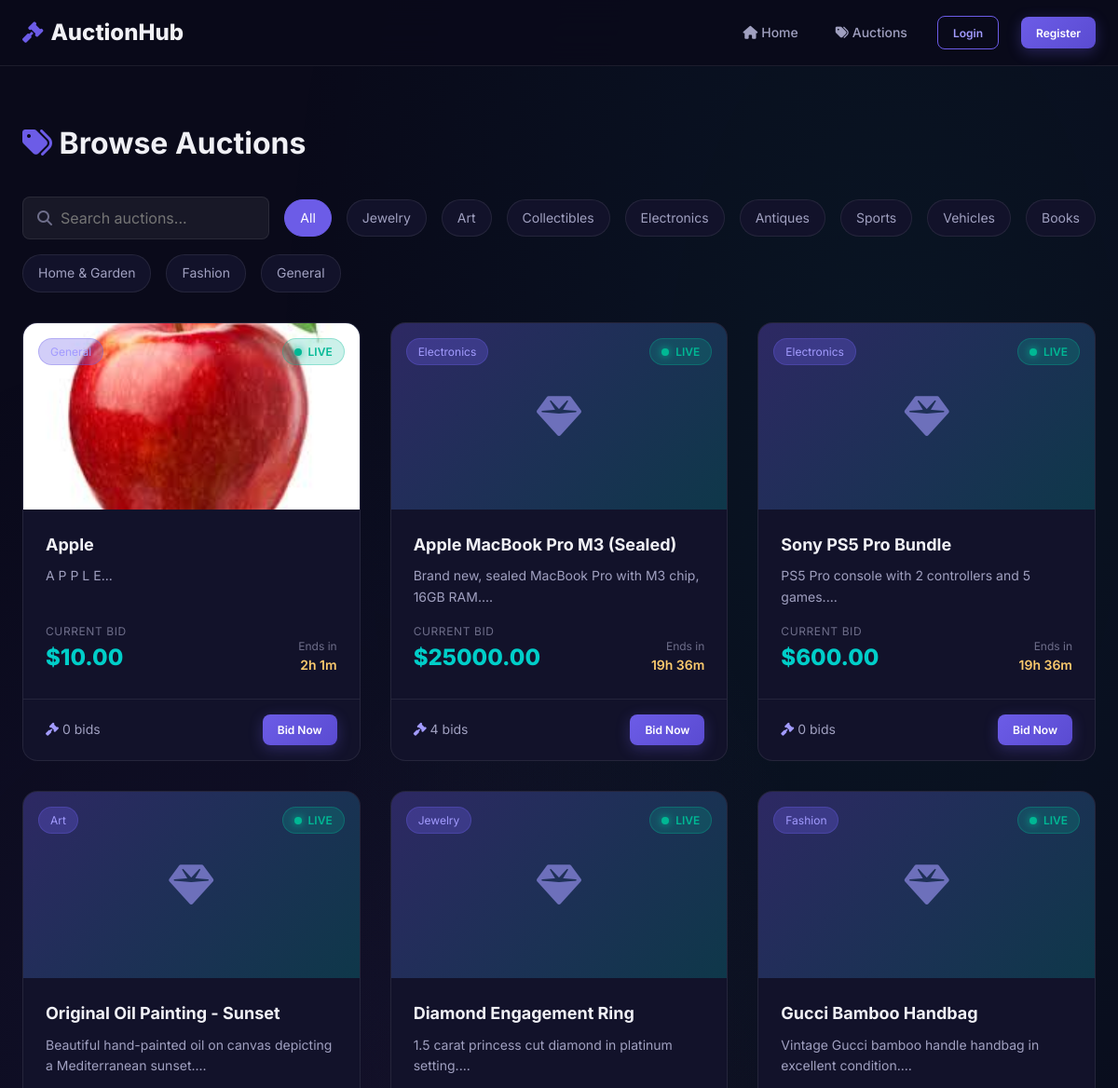
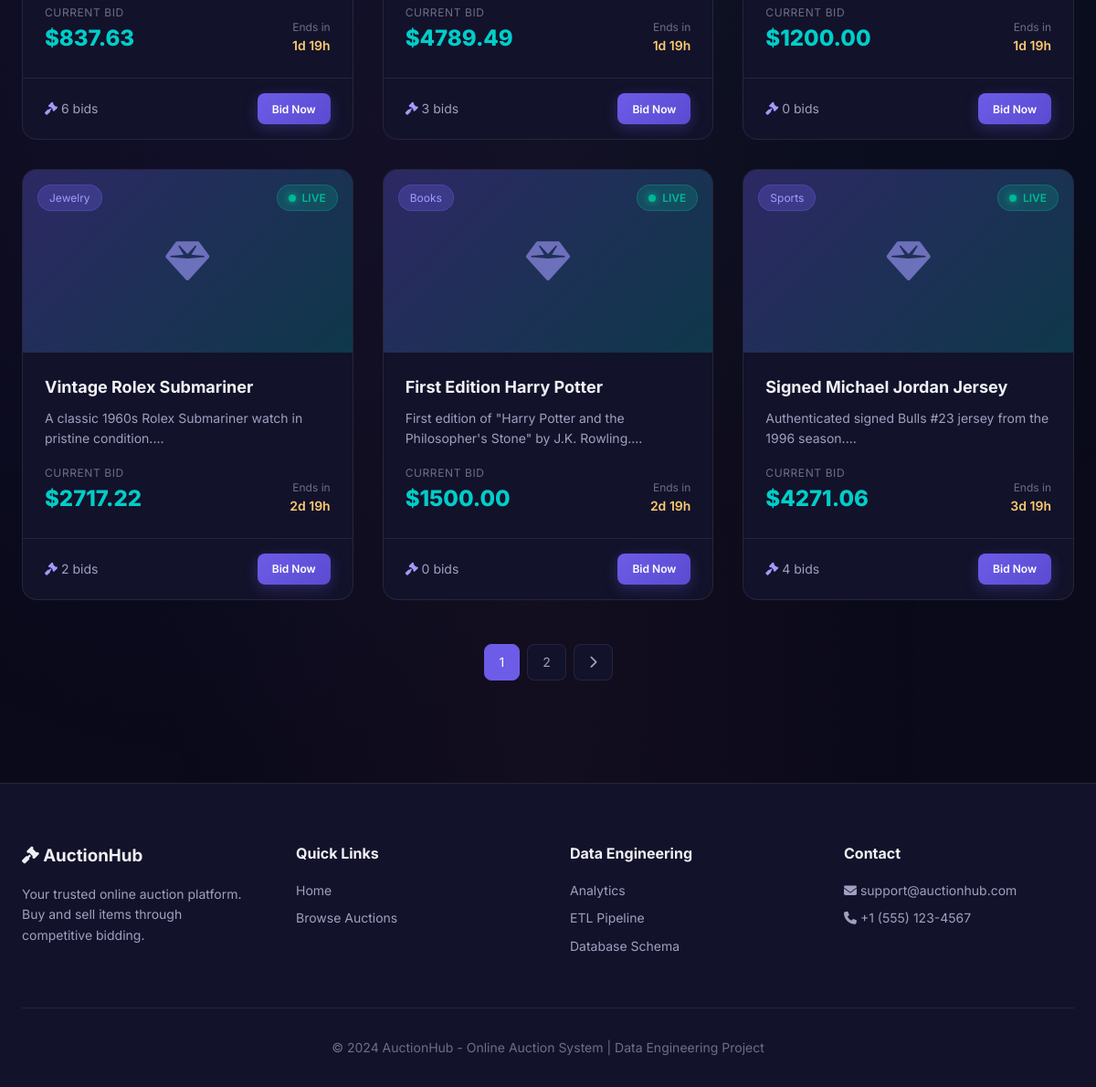
The page /auctions on the database its author committed (2 pictures, top to bottom).
### models.py (models this page shows, shortened)
class Item(db.Model):
    __tablename__ = 'items'
    id = db.Column(db.Integer, primary_key=True, autoincrement=True)
    title = db.Column(db.String(200), nullable=False)
    description = db.Column(db.Text, nullable=True)
    image_url = db.Column(db.String(500), nullable=True)
    category = db.Column(db.String(100), nullable=True)
    seller_id = db.Column(db.Integer, db.ForeignKey('users.id'), nullable=False)
    created_at = db.Column(db.DateTime, default=lambda: datetime.now(timezone.utc))
    auctions = db.relationship('Auction', backref='item', lazy='dynamic')

class Auction(db.Model):
    __tablename__ = 'auctions'
    id = db.Column(db.Integer, primary_key=True, autoincrement=True)
    item_id = db.Column(db.Integer, db.ForeignKey('items.id'), nullable=False)
    starting_price = db.Column(db.Float, nullable=False)
    current_price = db.Column(db.Float, nullable=False)
    start_time = db.Column(db.DateTime, default=lambda: datetime.now(timezone.utc))
    end_time = db.Column(db.DateTime, nullable=False)
    status = db.Column(db.String(20), default='active')  # active, ended, cancelled
    winner_id = db.Column(db.Integer, db.ForeignKey('users.id'), nullable=True)
    bid_count = db.Column(db.Integer, default=0)
    created_at = db.Column(db.DateTime, default=lambda: datetime.now(timezone.utc))
    bids = db.relationship('Bid', backref='auction', lazy='dynamic',
                           order_by='Bid.amount.desc()')

### app.py (the view)
    @app.route('/auctions')
    def auctions():
        check_and_close_auctions()
        page = request.args.get('page', 1, type=int)
        category = request.args.get('category', '')
        search = request.args.get('search', '')
        query = Auction.query.filter_by(status='active')
        if category:
            query = query.join(Item).filter(Item.category == category)
        if search:
            query = query.join(Item).filter(
                Item.title.ilike(f'%{search}%') |
                Item.description.ilike(f'%{search}%')
            )
        auctions_list = query.order_by(Auction.end_time.asc()).paginate(
            page=page, per_page=9, error_out=False
        )
        categories = db.session.query(Item.category).distinct().filter(
            Item.category.isnot(None)
        ).all()
        categories = [c[0] for c in categories if c[0]]
        return render_template('auctions.html',
                               auctions=auctions_list,
                               categories=categories,
                               current_category=category,
                               search=search)

### app.py (called while the page is built)
def utcnow():
    return datetime.utcnow()

### templates/auctions.html (shortened to what this page needs)
{% extends "base.html" %}
{% block content %}
<div class="container" style="padding-top: var(--space-2xl); padding-bottom: var(--space-2xl);">
    <div class="section-header">
        <h1 class="section-title"><i class="fas fa-tags" style="color: var(--primary);"></i> Browse Auctions</h1>
    </div>
    <div class="filter-bar">
        <div class="search-input">
            <i class="fas fa-search"></i>
            <form method="GET" action="{{ url_for('auctions') }}" style="display:contents;">
                <input type="text" name="search" class="form-control" placeholder="Search auctions..." value="{{ search }}" style="padding-left: 2.5rem;">
            </form>
        </div>
        <a href="{{ url_for('auctions') }}" class="filter-btn {{ 'active' if not current_category }}">All</a>
        {% for cat in categories %}
        <a href="{{ url_for('auctions', category=cat) }}" class="filter-btn {{ 'active' if current_category == cat }}">{{ cat }}</a>
        {% endfor %}
    </div>
    {% if auctions.items %}
    <div class="auction-grid">
        {% for auction in auctions.items %}
        <a href="{{ url_for('auction_detail', auction_id=auction.id) }}" class="auction-card animate-in" style="animation-delay: {{ loop.index * 0.05 }}s; text-decoration:none; color:inherit;">
            <div class="auction-card-image">
                {% if auction.item.image_url and auction.item.image_url != '/static/images/default-item.jpg' %}
                <img src="{{ auction.item.image_url }}" alt="{{ auction.item.title }}">
                {% else %}
                <i class="fas fa-gem"></i>
                {% endif %}
                <span class="auction-badge badge-active"><span class="status-dot active"></span> Live</span>
                {% if auction.item.category %}
                <span class="badge-category">{{ auction.item.category }}</span>
                {% endif %}
            </div>
            <div class="auction-card-body">
                <h3 class="auction-card-title">{{ auction.item.title }}</h3>
                <p class="auction-card-desc">{{ auction.item.description[:80] }}...</p>
                <div class="auction-card-meta">
                    <div class="price-display">
                        <div class="price-label">Current Bid</div>
                        <div class="price-value">${{ "%.2f"|format(auction.current_price) }}</div>
                    </div>
                    <div class="time-display">
                        <div class="time-label">Ends in</div>
                        <div class="time-value auction-timer" data-end="{{ auction.end_time.isoformat() }}">Loading...</div>
                    </div>
                </div>
            </div>
            <div class="auction-card-footer">
                <span class="bid-count"><i class="fas fa-gavel"></i> {{ auction.bid_count }} bids</span>
                <span class="btn btn-primary btn-sm">Bid Now</span>
            </div>
        </a>
        {% endfor %}
    </div>
    {% if auctions.pages > 1 %}
    <div class="pagination">
        {% for p in auctions.iter_pages(left_edge=1, right_edge=1, left_current=2, right_current=2) %}
            {% if p %}
            <a href="{{ url_for('auctions', page=p, category=current_category, search=search) }}" class="page-link {{ 'active' if p == auctions.page }}">{{ p }}</a>
            {% else %}
            <span class="page-link disabled">...</span>
            {% endif %}
        {% endfor %}
        {% if auctions.has_next %}
        <a href="{{ url_for('auctions', page=auctions.next_num, category=current_category, search=search) }}" class="page-link"><i class="fas fa-chevron-right"></i></a>
        {% endif %}
    </div>
    {% endif %}
    {% else %}
    <div class="empty-state">
        <i class="fas fa-search"></i>
        <h3>No Auctions Found</h3>
        <p>{% if search %}No results for "{{ search }}". Try a different search.{% else %}No active auctions available right now.{% endif %}</p>
    </div>
    {% endif %}
</div>
{% endblock %}

### rows shown on the page
Item: category "Art"
Item: category "Collectibles"
Item: category "Antiques"
Item: category "Sports"
Item: category "Vehicles"
Item: category "Books"
Item: category "Home & Garden"
Item: category "Fashion"
Item: category "General"
Auction: item.image_url (picture), item.category "General", item "Apple", item "A P P L E", current_price "10.00", bid_count "0"
Auction: item.category "Electronics", item "Apple MacBook Pro M3 (Sealed)", item "Brand new, sealed MacBook Pro with M3 chip, 16GB RAM.", current_price "25000.00", bid_count "4"
Auction: item.category "Electronics", item "Sony PS5 Pro Bundle", item "PS5 Pro console with 2 controllers and 5 games.", current_price "600.00", bid_count "0"
Auction: item.category "Art", item "Original Oil Painting - Sunset", item "Beautiful hand-painted oil on canvas depicting a Mediterranean sunset.", current_price "837.63", bid_count "6"
Auction: item.category "Jewelry", item "Diamond Engagement Ring", item "1.5 carat princess cut diamond in platinum setting.", current_price "4789.49", bid_count "3"
Auction: item.category "Fashion", item "Gucci Bamboo Handbag", item "Vintage Gucci bamboo handle handbag in excellent condition.", current_price "1200.00", bid_count "0"
Auction: item.category "Jewelry", item "Vintage Rolex Submariner", item "A classic 1960s Rolex Submariner watch in pristine condition.", current_price "2717.22", bid_count "2"
Auction: item.category "Books", item "First Edition Harry Potter", item "First edition of \"Harry Potter and the Philosopher's Stone\" by J.K. Rowling.", current_price "1500.00", bid_count "0"
Auction: item.category "Sports", item "Signed Michael Jordan Jersey", item "Authenticated signed Bulls #23 jersey from the 1996 season.", current_price "4271.06", bid_count "4"

### other values the page prints
{{ cat }} "Jewelry" "Electronics"
{{ p }} "1" "2"
